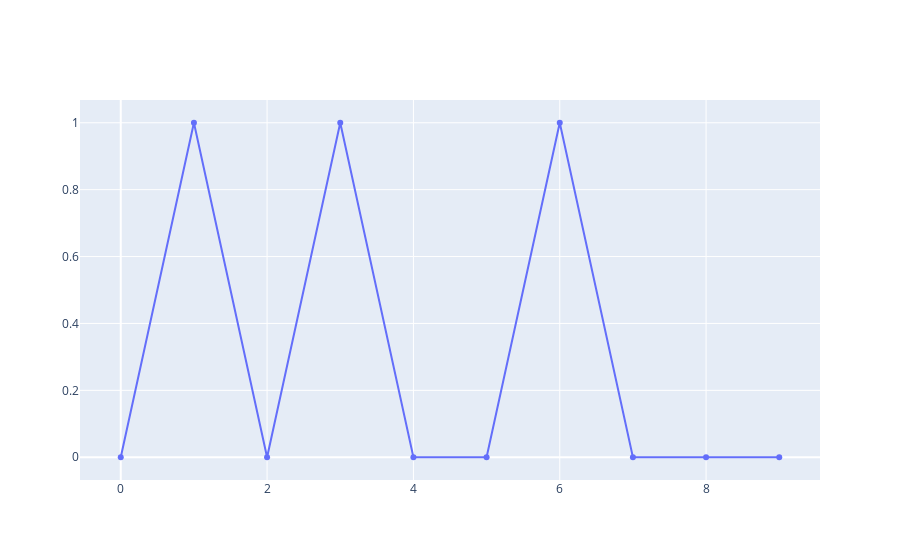

The notebook cell saved with this chart:
### Code cell
import plotly.graph_objects as go
 
fig = go.Figure()

fig.add_trace(go.Scatter(x=np.arange(0,len(y_test)), y=y_pred,
                    mode='markers+lines',
                    name='Prediction'))

#Heart disease (0 = disease, 1 = no disease)

### Figure 1 — Plotly figure (JSON) as saved in the notebook; plotly's stock layout.template omitted (floating-point values rounded to 4 significant figures)
{"data": [{"mode": "markers+lines", "name": "Prediction", "type": "scatter", "x": [0, 1, 2, 3, 4, 5, 6, 7, 8, 9, 10, 11, 12, 13, 14, 15, 16, 17, 18, 19, 20, 21, 22, 23, 24, 25, 26, 27, 28, 29, 30, 31, 32, 33, 34, 35, 36, 37, 38, 39, 40, 41, 42, 43, 44, 45, 46, 47, 48, 49, 50, 51, 52, 53, 54, 55, 56, 57, 58, 59], "y": [0, 1, 0, 1, 0, 0, 1, 0, 0, 0]}], "layout": {}}
